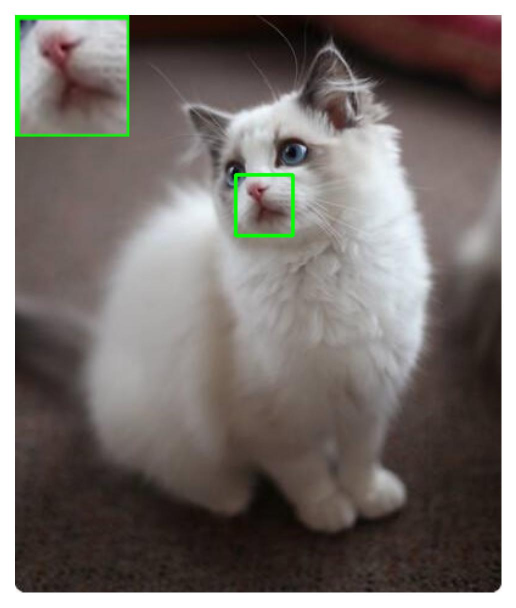
#> input picture 局部放大/bpart/save/0.jpeg, 1032 x 1215 px, given as the content of the folder picss, which was not available (shown at 1/2 size)
$ python bb.py
#> lines starting #> are read from the running program, lines starting #| are printed output that depends on the picture; after the words box and inside, x2 and y2 are one past the last pixel; in counts of white or black regions, pixels touching at a corner belong together; pictures that were not available may be replaced by others from this repository, and a replacement may not be noted
#!/usr/bin/env python
# -*- coding: UTF-8 -*-
'''
@File    ：bb.py
@Author  ：Xiaodong
@Function: 左键实时绘制矩形框及坐标；右键撤销上一个框；中键滚动后，移动鼠标动态放大光标处；点击中键退出
@Date    ：2022/10/23 16:49
'''


from cv2 import EVENT_LBUTTONDOWN, EVENT_FLAG_LBUTTON, EVENT_LBUTTONUP, EVENT_RBUTTONDOWN, EVENT_MOUSEWHEEL, EVENT_MOUSEMOVE, EVENT_MBUTTONDOWN
from cv2 import namedWindow, destroyWindow, destroyAllWindows, setMouseCallback, FONT_HERSHEY_COMPLEX_SMALL
from cv2 import imread, imshow, waitKey, resize, rectangle, circle, putText, getTextSize, INTER_CUBIC, cvtColor, COLOR_BGR2RGB

from copy import deepcopy
from os import listdir, makedirs
from os.path import join as opjoin

from matplotlib.pyplot import figure, axis, xticks, yticks, savefig
from matplotlib.pyplot import imshow as pimshow


# [108 lines left out: functions Partial_magnification, on_EVENT_LBUTTONDOWN, not called in this run]


if __name__ == '__main__':
    pics_path = 'picss'
    save_path = 'bpart'

    if pics_path is not None:
        pics = listdir(pics_path)

    for idx, ppic in enumerate(pics):
        point = []
        target = []
        path = opjoin(pics_path, ppic)
        img = imread(path)
#> img is the input picture: shape (1215, 1032, 3); mean B, G, R 109.2, 113.3, 120
        if max(img.shape[0], img.shape[1]) > 800:
            img = resize(img, (800, 800*img.shape[0]//img.shape[1]))
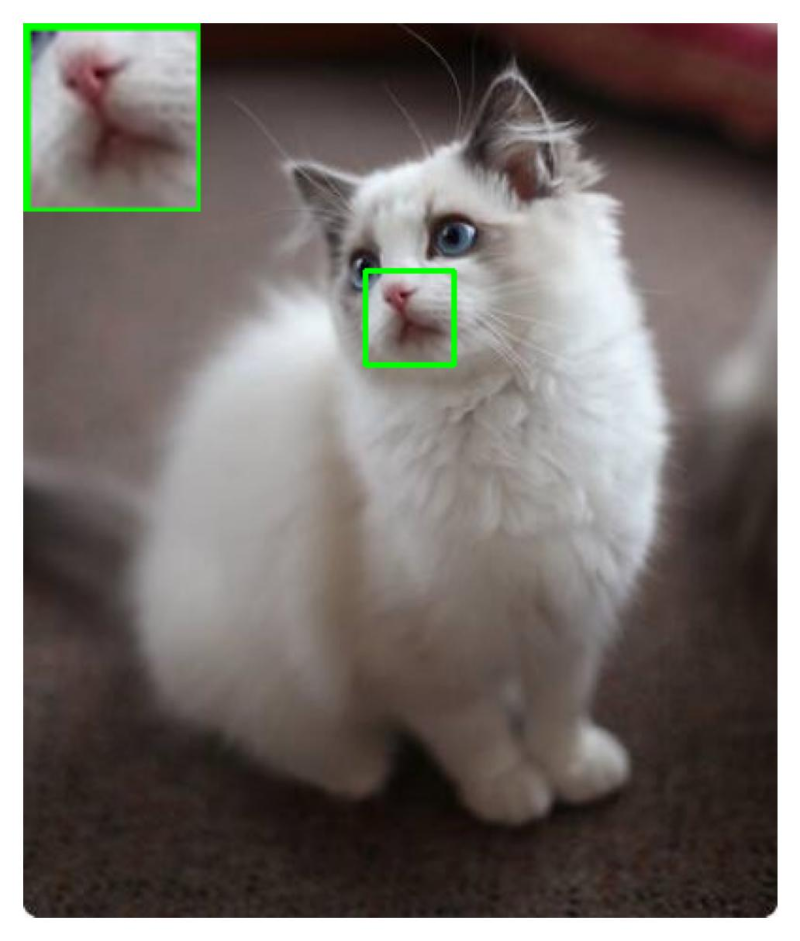
#> img: shape (941, 800, 3); mean B, G, R 109.1, 113.2, 119.9
        if img is not None:
            copyImg = deepcopy(img)
            namedWindow("image")
            if idx == 0:
                note = 'Please frame the area from\nleft to right and\nfrom top to bottom.'
                text_line = note.split("\n")
                fontScale = 0.4
                thickness = 1
                fontFace = FONT_HERSHEY_COMPLEX_SMALL
                text_size, baseline = getTextSize(str(text_line), fontFace, fontScale, thickness)
                for i, text in enumerate(text_line):
                    if text:
                        draw_point = [img.shape[0]//8, img.shape[0]//4 + (text_size[1] + 10 + baseline) * i]
                        putText(img, text, draw_point, fontFace, 1.0, (255, 0, 0), thickness=thickness)
                        imshow("image", img)
                        waitKey(666)
#> this loop made 3 passes
#> pass 1, `imshow("image", img)`:
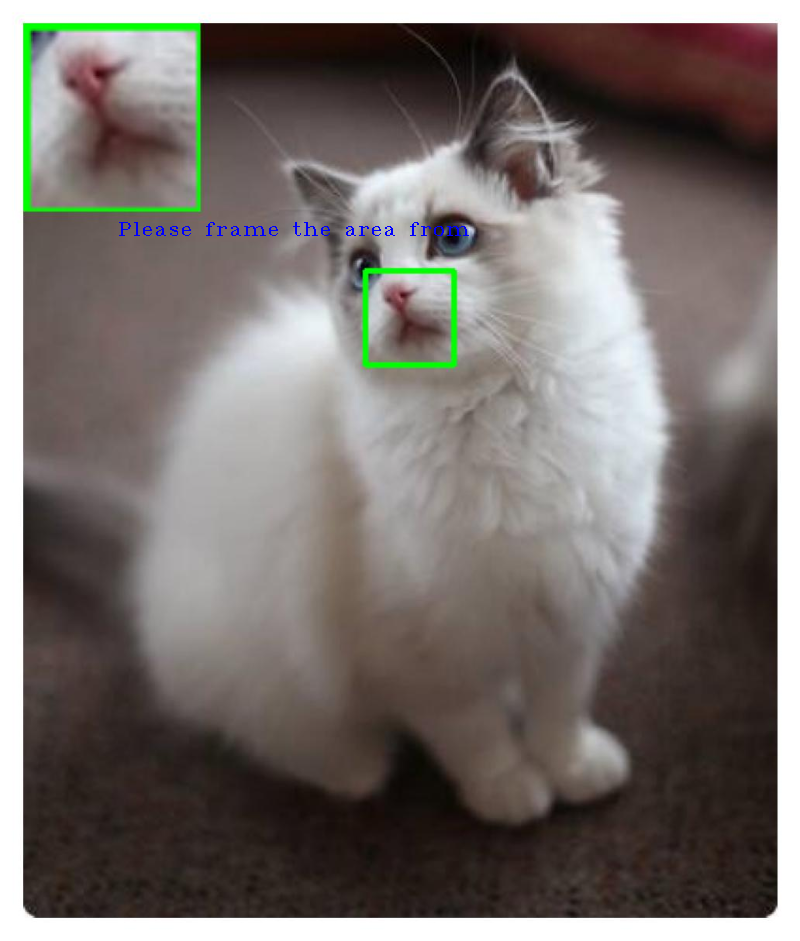
#> window 'image': shape (941, 800, 3); mean B, G, R 109.3, 113.1, 119.8
#> pass 2, `imshow("image", img)`:
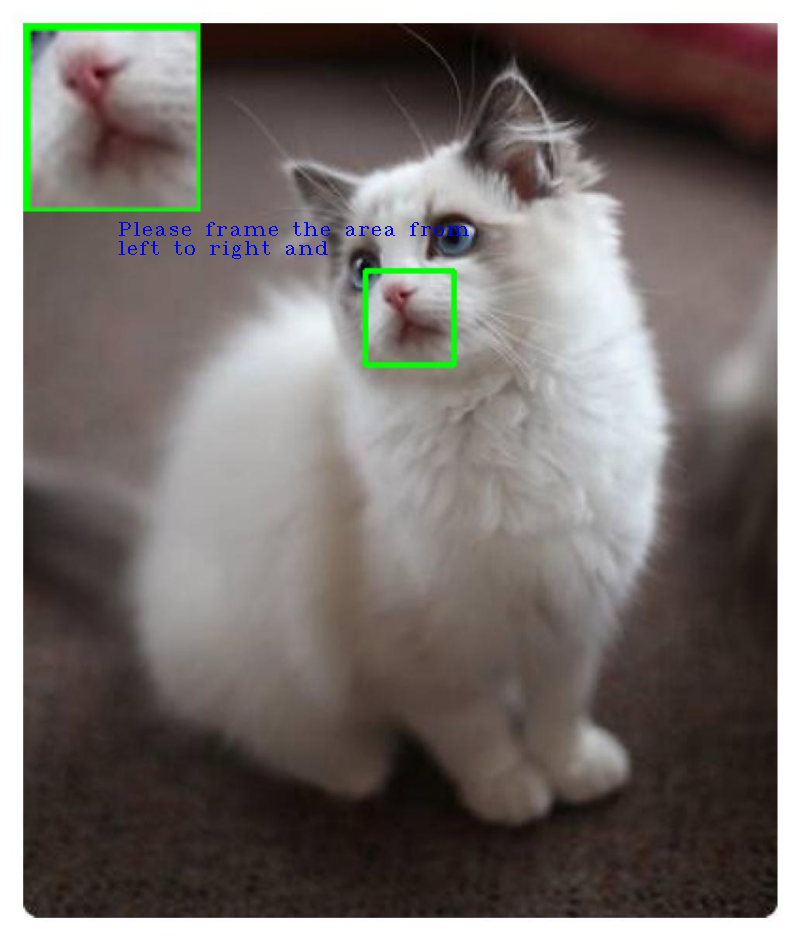
#> window 'image': shape (941, 800, 3); mean B, G, R 109.4, 113, 119.7
#> after the loop:
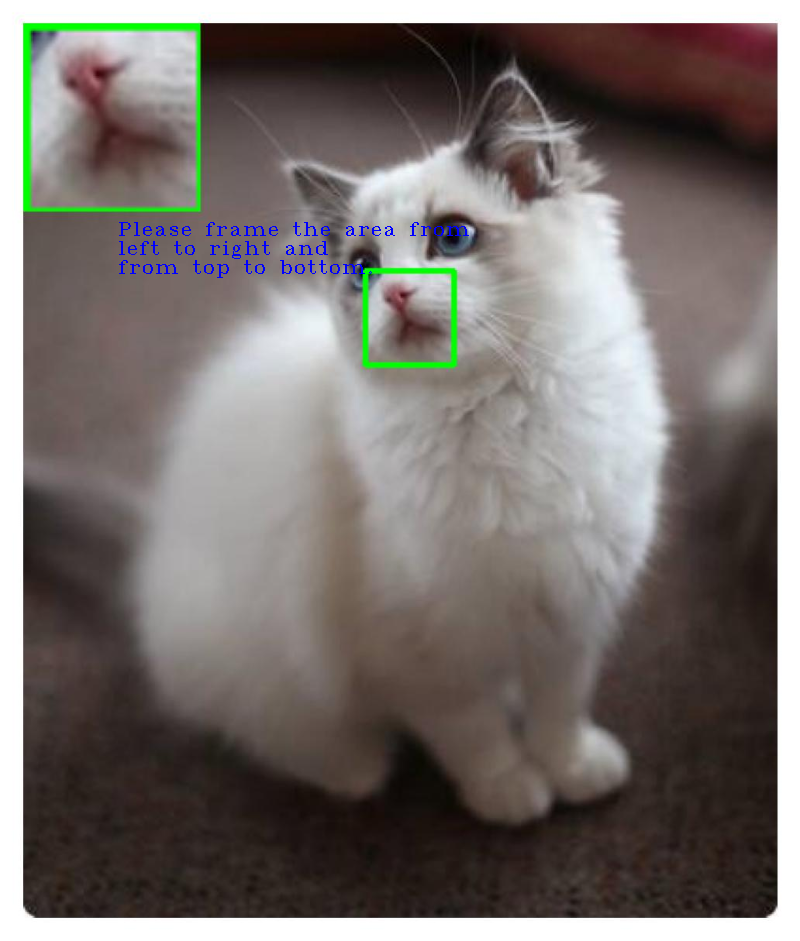
#> img: shape (941, 800, 3); 0.31% of pixels changed, all inside (x1, y1, x2, y2) = (119, 222, 469, 278)

            setMouseCallback("image", on_EVENT_LBUTTONDOWN, param=[img-(img-copyImg), 1])
            imshow("image", img)
            waitKey(0)
            destroyAllWindows()

            location = ['top_left', 'top_right', 'lower_right', 'lower_left', 'center']
            img = imread(path)
            if max(img.shape[0], img.shape[1]) > 800:
                img = resize(img, (800, 800 * img.shape[0] // img.shape[1]))

            for i in range(len(target)//2):
                if target[2*i+1][0]-target[2*i][0] > 0:
                    target1 = [target[2*i][0], target[2*i][1], target[2*i+1][0]-target[2*i][0], target[2*i+1][1]-target[2*i][1]]
                else:
                    raise ValueError('请从左往右，从下往上 框取区域')
                if i == 0:
                    pic, pic1 = Partial_magnification(img, target1, location=location[i], ratio=2)
                else:
                    pic, pic1 = Partial_magnification(pic, target1, location=location[i], ratio=2)
            try:
                fig = figure(figsize=(5, 5))  # figsize 尺寸
                axis('off')  # 去坐标轴
                xticks([])  # 去 x 轴刻度
                yticks([])  # 去 y 轴刻度
                pimshow(cvtColor(pic, COLOR_BGR2RGB))
                makedirs(opjoin(save_path, 'save'), exist_ok=True)
                savefig(opjoin(save_path, 'save', ppic), dpi=300, bbox_inches='tight')  # dpi 分辨率
                del pic
            except Exception as e:
                pass
